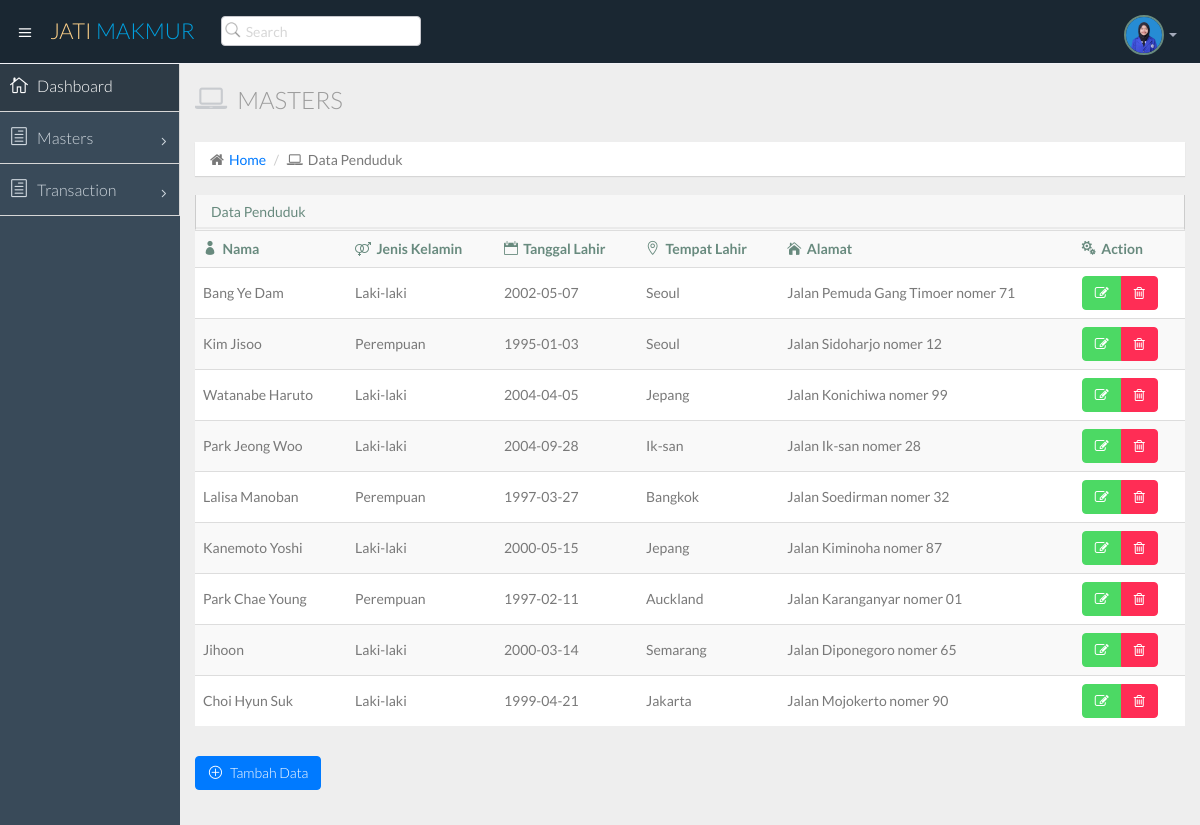
Screenshot of /assets/index.php?page=penduduk with the database file from the repository.
### tables this page shows
CREATE TABLE `penduduk` (
  `id` int(10) NOT NULL,
  `nama` varchar(30) NOT NULL,
  `jenis_kelamin` varchar(30) NOT NULL,
  `tgl_lahir` date NOT NULL,
  `tempat_lahir` varchar(30) NOT NULL,
  `alamat` varchar(100) NOT NULL
);

### assets/display_penduduk.php (the view)
<!DOCTYPE html>
<html>
	<head>
		<link rel="stylesheet" href="https://cdnjs.cloudflare.com/ajax/libs/font-awesome/4.7.0/css/font-awesome.min.css">
	</head>
</html>
<?php
include "mysqli_koneksi.php";  ?>
<div class="row">
				<div class="col-lg-12">
					<h3 class="page-header"><i class="fa fa-laptop"></i> Masters</h3>
					<ol class="breadcrumb">
						<li><i class="fa fa-home"></i><a href="index.php">Home</a></li>
						<li><i class="fa fa-laptop"></i>Data Penduduk</li>
					</ol>
				</div>
			</div>
			  <div class="row">
                  <div class="col-lg-12">
                      <section class="panel">
                          <header class="panel-heading">
                              Data Penduduk
                          </header>
                          <table class="table table-striped table-advance table-hover">
                           <tbody>
                              <tr>
                                 <th><i class="icon_profile"></i>&nbsp;&nbsp;Nama</th>
                                 <th><i class="fa fa-venus-mars"></i>&nbsp;&nbsp;Jenis Kelamin</th>
                                 <th><i class="icon_calendar"></i>&nbsp;&nbsp;Tanggal Lahir</th>
                                 <th><i class="icon_pin_alt"></i>&nbsp;&nbsp;Tempat Lahir</th>
								 <th><i class="icon_house"></i>&nbsp;&nbsp;Alamat</th>
                                 <th><i class="icon_cogs"></i>&nbsp;&nbsp;Action</th>
                              </tr>
					<?php
  	$sql = mysqli_query($con,"SELECT * FROM penduduk ORDER BY id DESC");
  	while($hasil = mysqli_fetch_array($sql)) {
	$idpenduduk=$hasil['id'];
  	$nama  = stripslashes($hasil['nama']);
 	$jenis_kelamin = stripslashes($hasil['jenis_kelamin']);
 	$tgl_lahir = stripslashes($hasil['tgl_lahir']);
 	$tempat_lahir = stripslashes($hasil['tempat_lahir']);
	$alamat = stripslashes($hasil['alamat']);
  ?>
							<tr>
							<td>
							<?php echo $nama;?>
							</td>
							<td>
							<?php echo $jenis_kelamin;?>
							</td>
							<td>
							<?php echo $tgl_lahir;?>
							</td>
							<td>
							<?php echo $tempat_lahir;?>
							</td>
							<td>
								<?php echo $alamat;?>
							</td>
							<td>
                                  <div class="btn-group">
                                      <a class="btn btn-success" href="index.php?page=edit_penduduk&id=<?php echo $idpenduduk;?>"><i class="fa fa-edit"></i></a>
                                      <a class="btn btn-danger" href="index.php?page=delete_penduduk&id=<?php echo $idpenduduk;?>"><i class="fa fa-trash-o"></i></a>
                                  </div>
                                  </td>
                              </tr>
	        <?php } ?>
		</tbody>
                        </table>
                      </section>
					  <a class="btn btn-primary" href="index.php?page=input_penduduk&id=<?php echo $idpenduduk;?>"><i class="icon_plus_alt2"></i>&nbsp;&nbsp;&nbsp;Tambah Data</a>
                  </div>
              </div>

### rows the page displays
penduduk: nama "Bang Ye Dam", jenis_kelamin "Laki-laki", tgl_lahir "2002-05-07", tempat_lahir "Seoul", alamat "Jalan Pemuda Gang Timoer nomer 71"
penduduk: nama "Kim Jisoo", jenis_kelamin "Perempuan", tgl_lahir "1995-01-03", tempat_lahir "Seoul", alamat "Jalan Sidoharjo nomer 12"
penduduk: nama "Watanabe Haruto", jenis_kelamin "Laki-laki", tgl_lahir "2004-04-05", tempat_lahir "Jepang", alamat "Jalan Konichiwa nomer 99"
penduduk: nama "Park Jeong Woo", jenis_kelamin "Laki-laki", tgl_lahir "2004-09-28", tempat_lahir "Ik-san", alamat "Jalan Ik-san nomer 28"
penduduk: nama "Lalisa Manoban", jenis_kelamin "Perempuan", tgl_lahir "1997-03-27", tempat_lahir "Bangkok", alamat "Jalan Soedirman nomer 32"
penduduk: nama "Kanemoto Yoshi", jenis_kelamin "Laki-laki", tgl_lahir "2000-05-15", tempat_lahir "Jepang", alamat "Jalan Kiminoha nomer 87"
penduduk: nama "Park Chae Young", jenis_kelamin "Perempuan", tgl_lahir "1997-02-11", tempat_lahir "Auckland", alamat "Jalan Karanganyar nomer 01"
penduduk: nama "Jihoon", jenis_kelamin "Laki-laki", tgl_lahir "2000-03-14", tempat_lahir "Semarang", alamat "Jalan Diponegoro nomer 65"
penduduk: nama "Choi Hyun Suk", jenis_kelamin "Laki-laki", tgl_lahir "1999-04-21", tempat_lahir "Jakarta", alamat "Jalan Mojokerto nomer 90"
